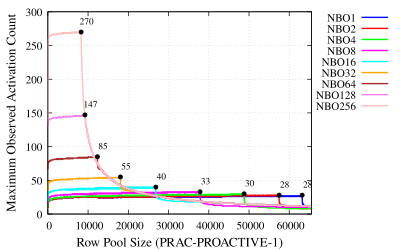

The script that saved this image:
# Set terminal to PDF with enhanced font, size, and format
set terminal pdfcairo enhanced font 'Times,12' size 4in, 2.5in
set output 'plot-th-prac1-pro.pdf'

# Set labels for axes
set xlabel 'Row Pool Size (PRAC-PROACTIVE-1)' font 'Times,14'
set ylabel 'Maximum Observed Activation Count' font 'Times,14'

# Set x-axis limit
set xrange [0:65536]

# Enable grid lines
set grid

# Set key outside the plot
set key outside top

# Define custom labels for each file
labels = "NBO1 NBO2 NBO4 NBO8 NBO16 NBO32 NBO64 NBO128 NBO256"

# Function to find the highest point in a data file
highest_point(file) = sprintf('< awk ''{if ($1 != "GroupSize" && ($4 > max || ($4 == max && $1 > x))) {max=$4; x=$1}} END {print x, max}'' %s', file)

# List of files to plot
files = "~/PRAC/NBO1/NBO1-prac1-pro.txt ~/PRAC/NBO2/NBO2-prac1-pro.txt ~/PRAC/NBO4/NBO4-prac1-pro.txt ~/PRAC/NBO8/NBO8-prac1-pro.txt ~/PRAC/NBO16/NBO16-prac1-pro.txt ~/PRAC/NBO32/NBO32-prac1-pro.txt ~/PRAC/NBO64/NBO64-prac1-pro.txt ~/PRAC/NBO128/NBO128-prac1-pro.txt ~/PRAC/NBO256/NBO256-prac1-pro.txt"

# Colors for the plots
colors = "blue red green magenta cyan orange brown violet pink yellow"

# Plot commands with custom labels, colors, line styles, and markers
plot for [i=1:words(files)] word(files, i) using 1:4 with lines lw 2 lc rgb word(colors, i) title word(labels, i), \
     for [i=1:words(files)] highest_point(word(files, i)) using 1:2 with points pointtype 7 pointsize 0.5 lc rgb "black" notitle, \
     for [i=1:words(files)] highest_point(word(files, i)) using 1:2:(sprintf("%.0f", $2)) with labels offset char 1, char 1 font 'Times,10' notitle
